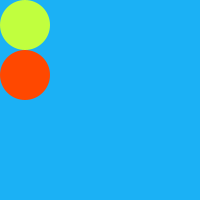
Frame 1 (no input)
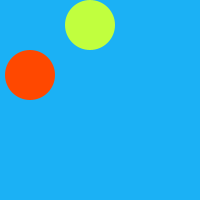
Frame 60 (the mouse pressed at the canvas centre just before this capture)
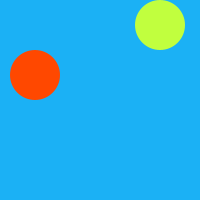
Frame 120 (the mouse held since frame 60 and released just before this capture)

The Processing sketch that drew these frames (run headless with seeded random() and noise(); from frame 60 on, the mouse is pressed at the canvas centre):

// Processing sketch: pgm12a
// ── pgm12a.pde
// comment

int numCircles = 3;
int circles_x[] = new int[numCircles];
int circles_speed = 5;

void setup() {
  size(200,200);
  noStroke();

  for (int i = 0; i < numCircles; i += 1) {
      circles_x[i] = 25;
  }

}

void draw() {
 background(#1BB1F5);

 fill(#C1FF3E);
 ellipse(circles_x[0],25,50,50);

 fill(#FF4800);
 ellipse(circles_x[1],75,50,50);

 circles_x[0] += circles_speed;
 if ( circles_x[0] > width + 25) {
     circles_x[0] = 0;
     circles_x[1] += circles_speed; 
 }
 if ( circles_x[1] > width - 25 ) {
     circles_x[1] = 0;
     circles_x[2] += circles_speed; 
 }

}




// void draw() {
    

//     fill(#C1FF3E);
//     ellipse(slow_circle_x, 50, 50, 50);
//     slow_circle_x += slow_speed;

//     fill(#FF4800);
//     ellipse(fast_circle_x, 50, 50, 50);
//     fast_circle_x += fast_speed;

//     if(slow_circle_x > width) {
//         slow_circle_x = 0;
//     }
//     if(fast_circle_x > width) {
//         fast_circle_x = 0;
//     }
// }
